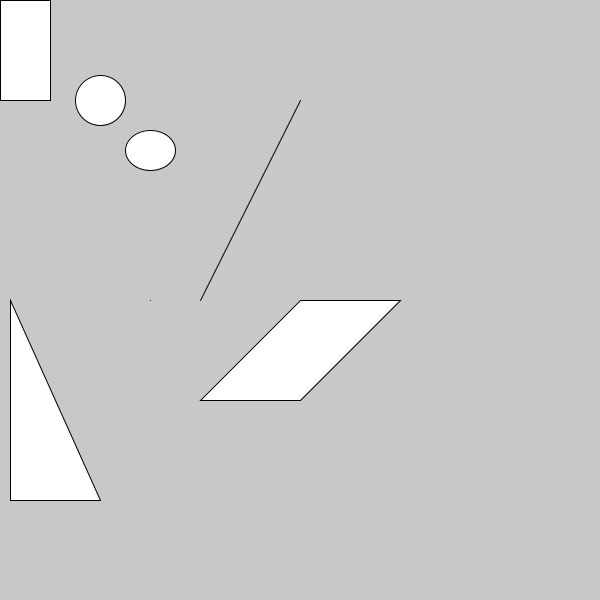
Frame 1 (no input)
Frame 60 (the mouse pressed at the canvas centre just before this capture): identical to frame 1, image omitted
Frame 120 (the mouse held since frame 60 and released just before this capture): identical to frame 1, image omitted

The Processing sketch that drew this single still picture (run headless with seeded random() and noise(); from frame 60 on, the mouse is pressed at the canvas centre):

// Processing sketch: Figuras
// ── Figuras.pde
//point
//line
//rect
//ellipse
//triangle
//quad

void setup(){
size(600,600);
background(200,150);
point(150,300);     //Punto
line(300,100,200,300); //Linea (X1,Y1,X2,Y2)
rect(0,0,50,100); //Rectangulo
ellipse(150,150,50,40); //Elipse
ellipse(100,100,50,50); //Circulo
triangle(10,300,10,500,100,500); //Triangulo (x1,y1,x2,y2,x3,y3)
quad(300,300, 400,300, 300,400, 200,400); //Cuadrilatero(x1,y1,x2,y2,x3,y3)
}

void draw(){
}
